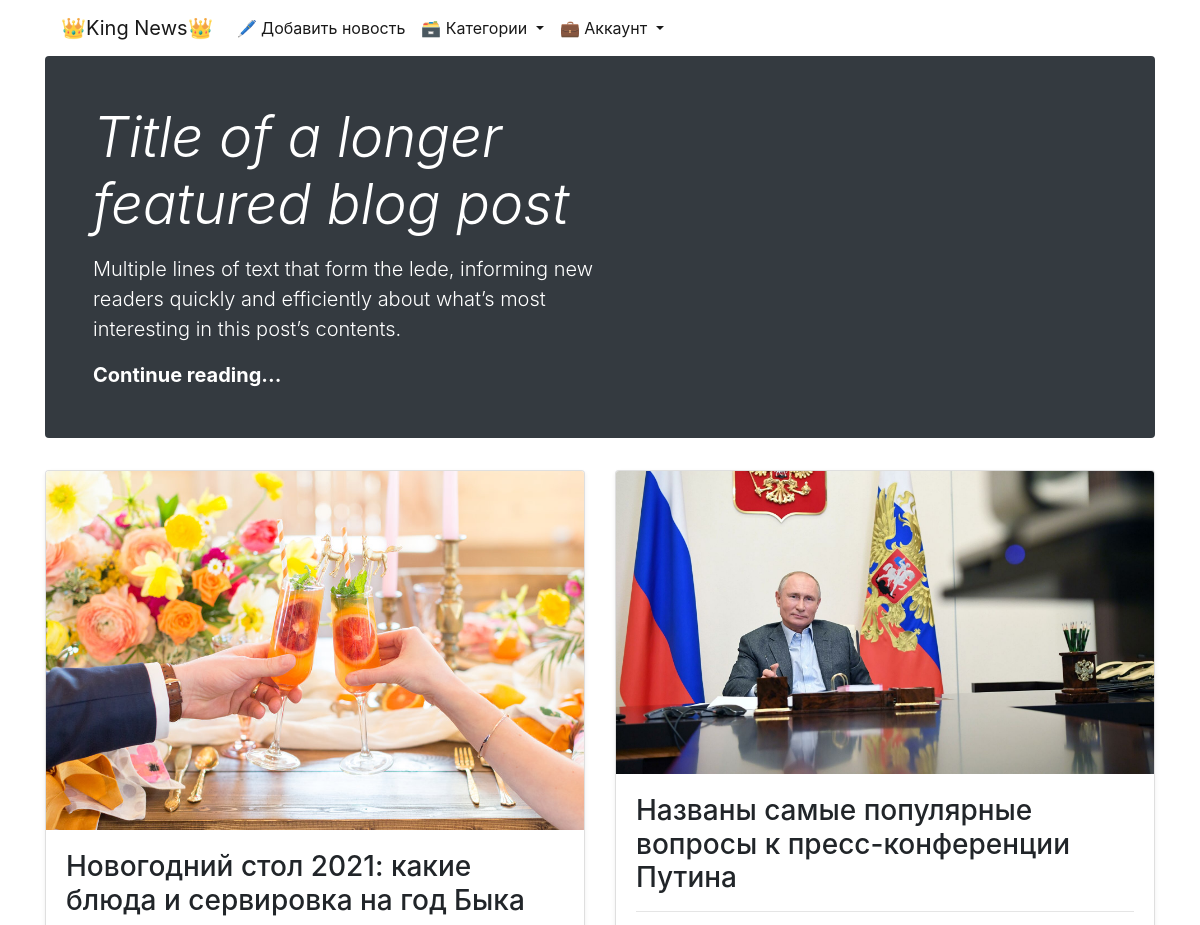
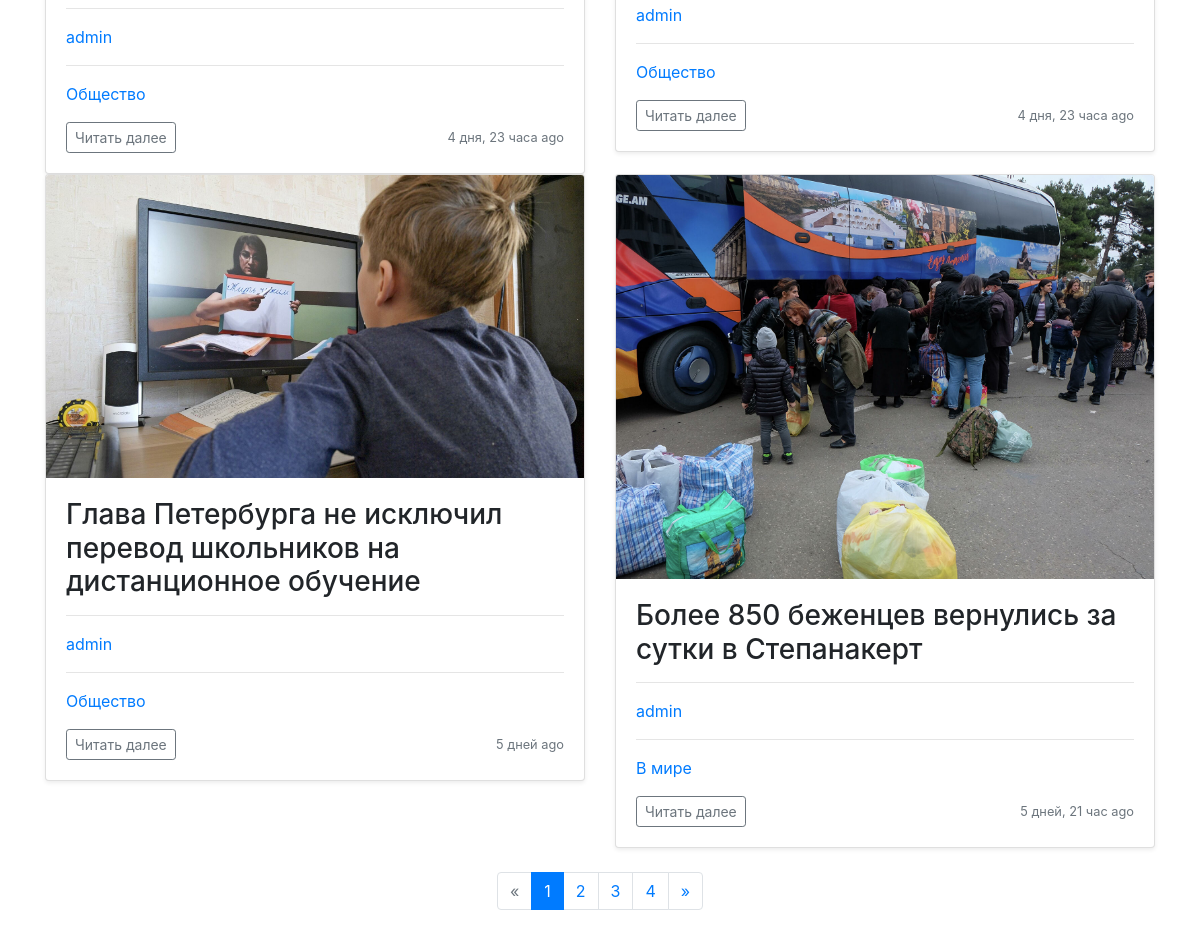
Before: /news/ with the older database file (2 pictures, top to bottom).
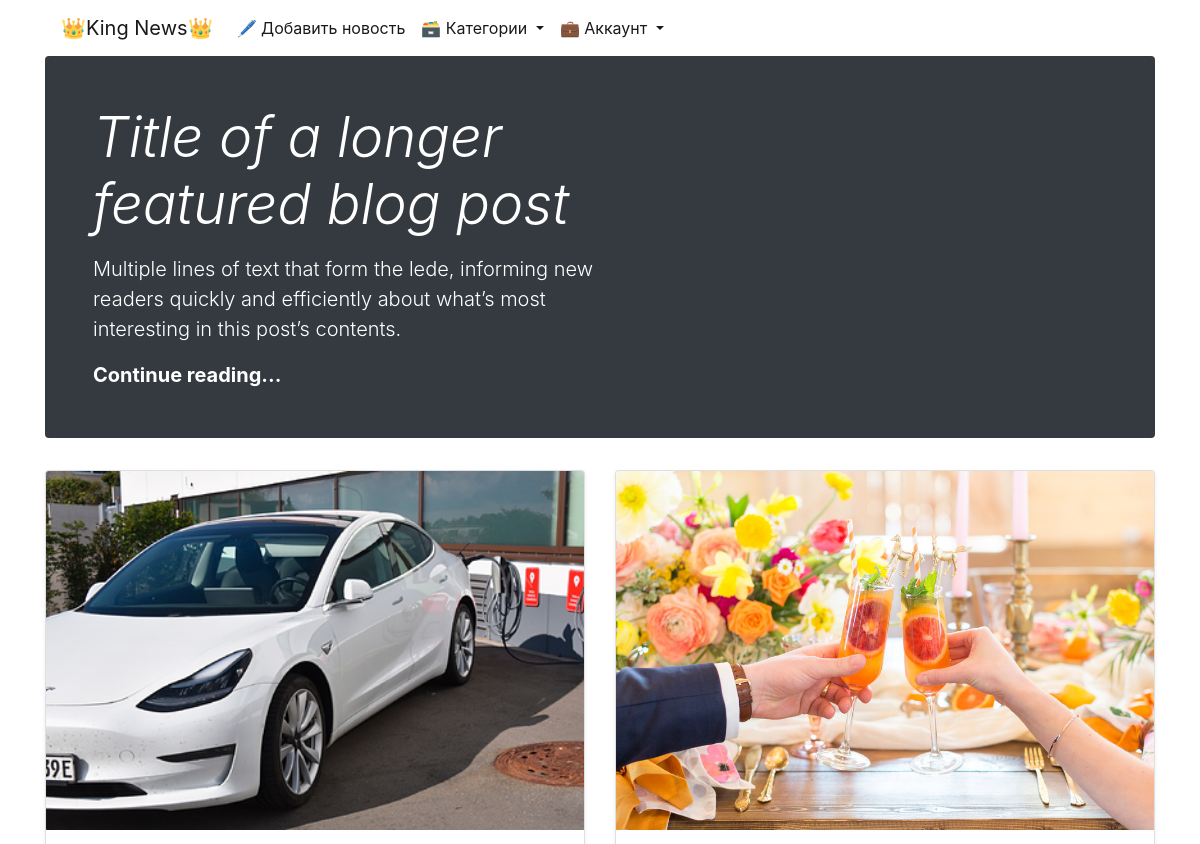
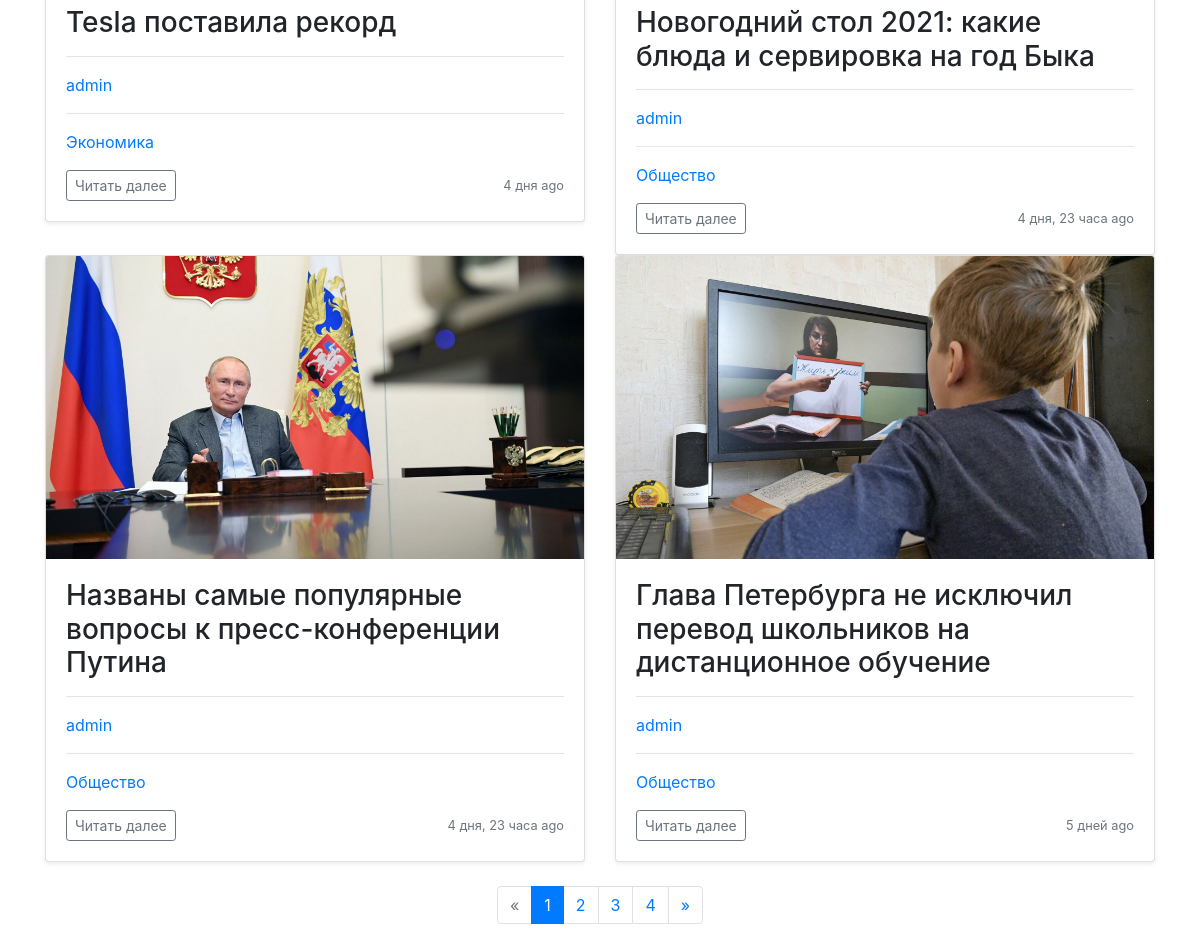
After: the same page with the newer database file (2 pictures, top to bottom).
### news/models.py (models this page shows, shortened)
class News(models.Model):
    author = models.ForeignKey(User, on_delete=models.PROTECT, verbose_name='автор', default=None)
    title = models.CharField(max_length=150, verbose_name='заголовок')
    content = models.TextField(verbose_name='текст')
    created_at = models.DateTimeField(auto_now_add=True, verbose_name='дата создания')
    updated_at = models.DateTimeField(auto_now=True, verbose_name='дата обновления')
    photo = models.ImageField(upload_to='photos/%Y/%m/%d/', verbose_name='постер', default='photos/default.svg')
    is_published = models.BooleanField(default=True, verbose_name='статус публикации')
    category = models.ForeignKey('Category', on_delete=models.PROTECT, verbose_name='категория', db_index=True, default=None)
    audio = models.FileField(upload_to='audio/%Y/%m/%d/', verbose_name='аудио', blank=True)
    def get_absolute_url(self):
        return reverse('news:detail_news', kwargs={'pk': self.pk})
    class Meta:
        verbose_name = 'новость'
        verbose_name_plural = 'новости'
        ordering = ['created_at', 'title']

class Category(models.Model):
    title = models.CharField(max_length=150, verbose_name='заголовок', unique=True)
    class Meta:
        verbose_name = 'категория'
        verbose_name_plural = 'категории'
        ordering = ['title']
    def get_absolute_url(self):
        return reverse('news:detail_category', kwargs={'category_id': self.pk})

### news/views.py (the view)
# urls.py: path('', AllNews.as_view(), name='all_news'),
class AllNews(ListView):
    model = News
    template_name = 'news/all_news.html'
    context_object_name = 'all_news'
    paginate_by = 4
    queryset = News.objects.filter(is_published=True).select_related('category', 'author').order_by('-created_at')

### news/templatetags/news_tags.py (called while the page is built)
@register.simple_tag(name='get_list_category')
def get_categories():
    categories = Category.objects.annotate(cnt=Count('news', filter=F('news__is_published')))
    return categories

### news/templates/news/all_news.html (shortened to what this page needs)
{% extends 'base.html' %}
{% load humanize %}
{% block content %}
    <div class="jumbotron p-4 p-md-5 text-white rounded bg-dark">
        <div class="col-md-6 px-0">
            <h1 class="display-4 font-italic">Title of a longer featured blog post</h1>
            <p class="lead my-3">Multiple lines of text that form the lede, informing new readers quickly and efficiently about what’s most
                interesting in this post’s contents.</p>
            <p class="lead mb-0"><a href="#" class="text-white font-weight-bold">Continue reading...</a></p>
        </div>
    </div>
    <div class="row row-cols-2">
        {% for new in all_news %}
            <div class="col">
                <div class="card shadow-sm">
                    <img class="bd-placeholder-img card-img-top" focusable="false" role="img"
                         width="100%" height="100%" src="{{ new.photo.url }}" alt="{{ new.photo.name }}">
                    <div class="card-body">
                        <h3 class="card-text">{{ new.title }}</h3>
                        <hr>
                        <a style="text-decoration: none;" href="{% url 'news:detail_user_news' new.author_id %}"><p>{{ new.author }}</p></a>
                        <hr>
                        <a style="text-decoration: none;" href="{{ new.category.get_absolute_url }}"><p>{{ new.category.title }}</p></a>
                        <div class="d-flex justify-content-between align-items-center">
                            <div class="btn-group">
                                <form action="{{ new.get_absolute_url }}">
                                    <button type="submit" class="btn btn-sm btn-outline-secondary">
                                        Читать далее
                                    </button>
                                </form>
                            </div>
                            <small class="text-muted">{{ new.created_at|naturaltime }}</small>
                        </div>
                    </div>
                </div>
            </div>
        {% endfor %}
        {% include 'inc/_paginator.html' %}
    </div>
{% endblock %}

Changed rows visible on the page:
no longer on this page (row unchanged): News: photo (picture), title "Более 850 беженцев вернулись за сутки в Степанакерт", author "admin", category "В мире", created_at "5 дней, 21 час ago"
added News: photo (picture), title "Tesla поставила рекорд", author "admin", category "Экономика", created_at "4 дня ago"
